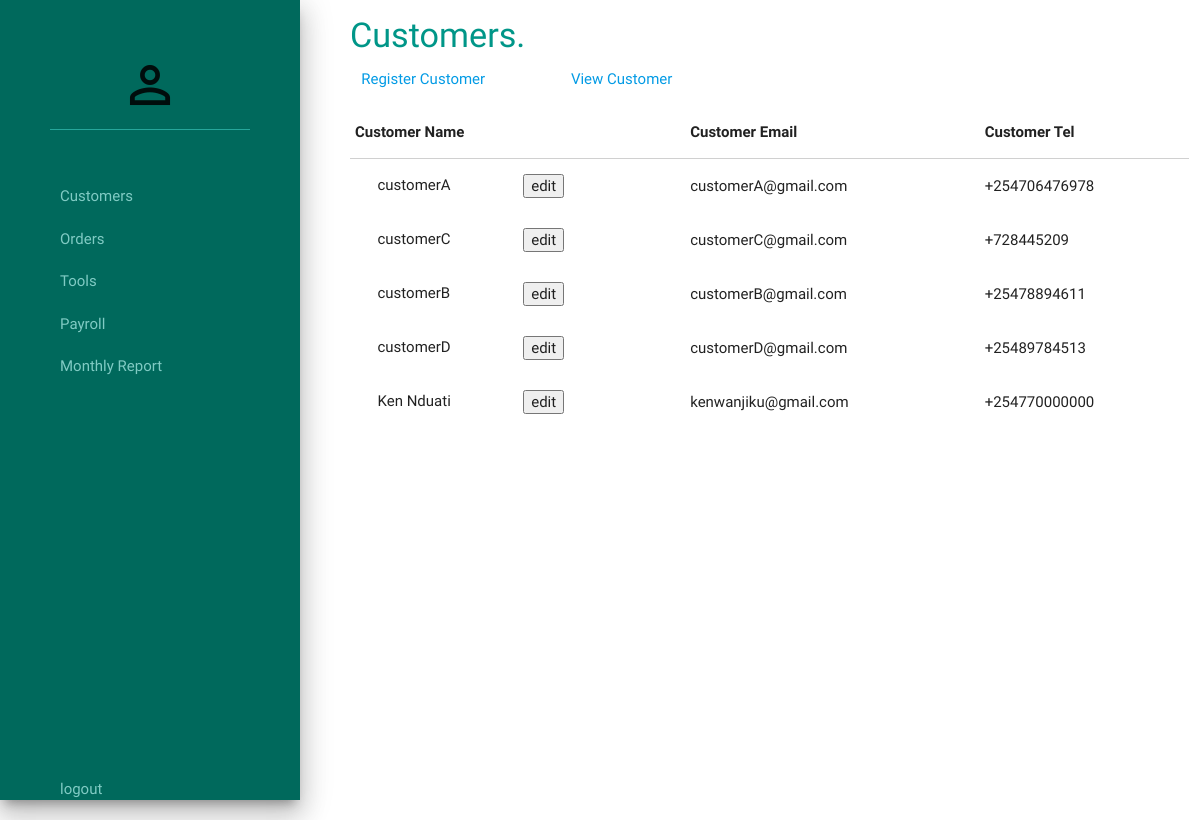
The app's page /view/customers/, older data.
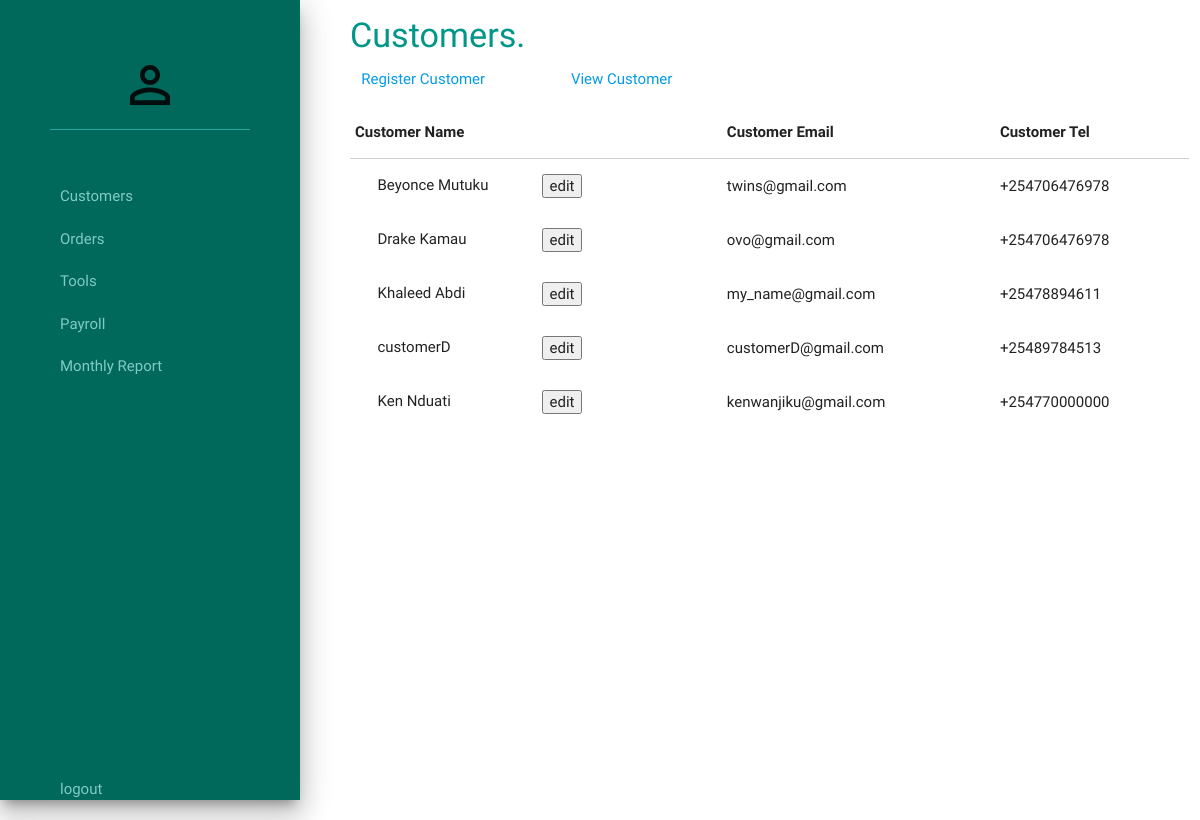
The same page, newer data.
### accounts/models.py (models this page shows, shortened)
class Customer(models.Model):
    customer_name = models.CharField(max_length=100)
    customer_email = models.EmailField(max_length=254, unique=True)
    customer_tel_no = models.CharField(max_length=100)
    customer_address = models.CharField(max_length=255)
    customer_physical_address = models.TextField()
    gold, silver = 'Gold', 'Silver'
    customer_type_choices = (
        (gold, 'GOLD'),
        (silver, 'SILVER'),
    )
    customer_class = models.CharField(
        max_length=15,
        choices=customer_type_choices,
        default=silver,
    )

### accounts/views.py (the view)
# urls.py: url(r'^view/customers/$', views.view_customers, name='view_customer'),
def view_customers(request):
    customers = get_all_customers()
    return render(request, 'accounts/customer_view.html', {'customers': customers})

### accounts/context_processors.py (called while the page is built)
def username_processor(request):
    username = request.user.username
    return {'username': username}

def furniture_processor(request):
    furniture = Furniture.objects.all()
    return {'furniture': furniture}

### accounts/customer.py (called while the page is built)
def get_all_customers():
    customers = Customer.objects.all()
    return customers

### accounts/templates/accounts/customer_view.html (shortened to what this page needs)
{% extends "./base.html" %}
{% block heading %}
<div class="heading">
    <h4>Customers.</h4>
</div>
{% endblock %}
{% block content%}
        <div class="col l12 m12 s12"><p style="color: green">{{ msg }}</p></div>
        <table>
              <thead>
                <tr>
                  <th>Customer Name</th>
                  <th>Customer Email</th>
                  <th>Customer Tel</th>
                </tr>
              </thead>
              <tbody>
              {% for customer in customers %}
                <tr>
                  <td name = "customer_name" >
                      <form action="{% url 'accounts:get_customer' %}" method="post">
                          <div class="col l8 m8 s12">
                              <div class = "col l9 m9 s12">
                              {{ customer.customer_name }}
                              </div>
                              <div class = "col l3 m3 s12">
                                 <input type="submit" value="edit">
                              </div>
                          </div>
                      </form>
                  </td>
                  <td name = "customer_email">{{ customer.customer_email }}</td>
                  <td name = "customer_tel">{{ customer.customer_tel_no }}</td>
                </tr>
              {% endfor %}
              </tbody>
        </table>
{% endblock %}

Row changes from the older to the newer data that the page shows:
changed Customer: customer_name "customerA" → "Beyonce Mutuku"; customer_email "customerA@gmail.com" → "twins@gmail.com"
changed Customer: customer_name "customerC" → "Drake Kamau"; customer_email "customerC@gmail.com" → "ovo@gmail.com"; customer_tel_no "+728445209" → "+254706476978"
changed Customer: customer_name "customerB" → "Khaleed Abdi"; customer_email "customerB@gmail.com" → "my_name@gmail.com"
